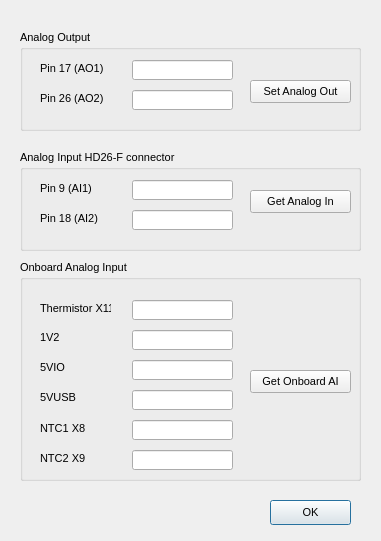
<?xml version="1.0" encoding="UTF-8"?>
<ui version="4.0">
 <class>analog_io</class>
 <widget class="QDialog" name="analog_io">
  <property name="geometry">
   <rect>
    <x>0</x>
    <y>0</y>
    <width>381</width>
    <height>541</height>
   </rect>
  </property>
  <property name="font">
   <font>
    <pointsize>8</pointsize>
   </font>
  </property>
  <property name="windowTitle">
   <string>Test Analog IO</string>
  </property>
  <widget class="QPushButton" name="okButton">
   <property name="geometry">
    <rect>
     <x>270</x>
     <y>500</y>
     <width>81</width>
     <height>25</height>
    </rect>
   </property>
   <property name="text">
    <string>OK</string>
   </property>
  </widget>
  <widget class="QGroupBox" name="groupBox">
   <property name="geometry">
    <rect>
     <x>20</x>
     <y>30</y>
     <width>341</width>
     <height>101</height>
    </rect>
   </property>
   <property name="title">
    <string>Analog Output</string>
   </property>
   <widget class="QLineEdit" name="AO1Edt">
    <property name="geometry">
     <rect>
      <x>112</x>
      <y>30</y>
      <width>101</width>
      <height>20</height>
     </rect>
    </property>
   </widget>
   <widget class="QLineEdit" name="AO2Edt">
    <property name="geometry">
     <rect>
      <x>112</x>
      <y>60</y>
      <width>101</width>
      <height>20</height>
     </rect>
    </property>
   </widget>
   <widget class="QPushButton" name="SetAnalogOutBtn">
    <property name="geometry">
     <rect>
      <x>230</x>
      <y>50</y>
      <width>101</width>
      <height>23</height>
     </rect>
    </property>
    <property name="text">
     <string>Set Analog Out</string>
    </property>
   </widget>
   <widget class="QLabel" name="label">
    <property name="geometry">
     <rect>
      <x>20</x>
      <y>30</y>
      <width>81</width>
      <height>16</height>
     </rect>
    </property>
    <property name="text">
     <string>Pin 17 (AO1)</string>
    </property>
   </widget>
   <widget class="QLabel" name="label_2">
    <property name="geometry">
     <rect>
      <x>20</x>
      <y>60</y>
      <width>81</width>
      <height>16</height>
     </rect>
    </property>
    <property name="text">
     <string>Pin 26 (AO2)</string>
    </property>
   </widget>
  </widget>
  <widget class="QGroupBox" name="groupBox_2">
   <property name="geometry">
    <rect>
     <x>20</x>
     <y>150</y>
     <width>341</width>
     <height>101</height>
    </rect>
   </property>
   <property name="title">
    <string>Analog Input HD26-F connector</string>
   </property>
   <widget class="QLineEdit" name="AI2Edt">
    <property name="geometry">
     <rect>
      <x>112</x>
      <y>60</y>
      <width>101</width>
      <height>20</height>
     </rect>
    </property>
   </widget>
   <widget class="QPushButton" name="GetAnalogInBtn">
    <property name="geometry">
     <rect>
      <x>230</x>
      <y>40</y>
      <width>101</width>
      <height>23</height>
     </rect>
    </property>
    <property name="text">
     <string>Get Analog In</string>
    </property>
   </widget>
   <widget class="QLabel" name="label_3">
    <property name="geometry">
     <rect>
      <x>20</x>
      <y>30</y>
      <width>71</width>
      <height>16</height>
     </rect>
    </property>
    <property name="text">
     <string>Pin 9 (AI1)</string>
    </property>
   </widget>
   <widget class="QLabel" name="label_4">
    <property name="geometry">
     <rect>
      <x>20</x>
      <y>60</y>
      <width>71</width>
      <height>16</height>
     </rect>
    </property>
    <property name="text">
     <string>Pin 18 (AI2) </string>
    </property>
   </widget>
   <widget class="QLineEdit" name="AI1Edt">
    <property name="geometry">
     <rect>
      <x>112</x>
      <y>30</y>
      <width>101</width>
      <height>20</height>
     </rect>
    </property>
   </widget>
  </widget>
  <widget class="QGroupBox" name="groupBox_3">
   <property name="geometry">
    <rect>
     <x>20</x>
     <y>260</y>
     <width>341</width>
     <height>221</height>
    </rect>
   </property>
   <property name="title">
    <string>Onboard Analog Input</string>
   </property>
   <widget class="QLineEdit" name="ThermistorX11Edt">
    <property name="geometry">
     <rect>
      <x>112</x>
      <y>40</y>
      <width>101</width>
      <height>20</height>
     </rect>
    </property>
   </widget>
   <widget class="QLineEdit" name="E1V2Edt">
    <property name="geometry">
     <rect>
      <x>112</x>
      <y>70</y>
      <width>101</width>
      <height>20</height>
     </rect>
    </property>
   </widget>
   <widget class="QLineEdit" name="E5VIOEdt">
    <property name="geometry">
     <rect>
      <x>112</x>
      <y>100</y>
      <width>101</width>
      <height>20</height>
     </rect>
    </property>
   </widget>
   <widget class="QLineEdit" name="E5VUSBEdt">
    <property name="geometry">
     <rect>
      <x>112</x>
      <y>130</y>
      <width>101</width>
      <height>20</height>
     </rect>
    </property>
   </widget>
   <widget class="QLineEdit" name="NTC1X8Edt">
    <property name="geometry">
     <rect>
      <x>112</x>
      <y>160</y>
      <width>101</width>
      <height>20</height>
     </rect>
    </property>
   </widget>
   <widget class="QLineEdit" name="NTC2X9Edt">
    <property name="geometry">
     <rect>
      <x>112</x>
      <y>190</y>
      <width>101</width>
      <height>20</height>
     </rect>
    </property>
   </widget>
   <widget class="QPushButton" name="GetOnboardAIBtn">
    <property name="geometry">
     <rect>
      <x>230</x>
      <y>110</y>
      <width>101</width>
      <height>23</height>
     </rect>
    </property>
    <property name="text">
     <string>Get Onboard AI</string>
    </property>
   </widget>
   <widget class="QLabel" name="label_5">
    <property name="geometry">
     <rect>
      <x>20</x>
      <y>40</y>
      <width>71</width>
      <height>16</height>
     </rect>
    </property>
    <property name="text">
     <string>Thermistor X11</string>
    </property>
   </widget>
   <widget class="QLabel" name="label_6">
    <property name="geometry">
     <rect>
      <x>20</x>
      <y>70</y>
      <width>46</width>
      <height>14</height>
     </rect>
    </property>
    <property name="text">
     <string>1V2</string>
    </property>
   </widget>
   <widget class="QLabel" name="label_7">
    <property name="geometry">
     <rect>
      <x>20</x>
      <y>100</y>
      <width>46</width>
      <height>14</height>
     </rect>
    </property>
    <property name="text">
     <string>5VIO</string>
    </property>
   </widget>
   <widget class="QLabel" name="label_8">
    <property name="geometry">
     <rect>
      <x>20</x>
      <y>130</y>
      <width>46</width>
      <height>14</height>
     </rect>
    </property>
    <property name="text">
     <string>5VUSB</string>
    </property>
   </widget>
   <widget class="QLabel" name="label_9">
    <property name="geometry">
     <rect>
      <x>20</x>
      <y>160</y>
      <width>61</width>
      <height>16</height>
     </rect>
    </property>
    <property name="text">
     <string>NTC1 X8</string>
    </property>
   </widget>
   <widget class="QLabel" name="label_10">
    <property name="geometry">
     <rect>
      <x>20</x>
      <y>190</y>
      <width>61</width>
      <height>16</height>
     </rect>
    </property>
    <property name="text">
     <string>NTC2 X9</string>
    </property>
   </widget>
  </widget>
 </widget>
 <tabstops>
  <tabstop>AO1Edt</tabstop>
  <tabstop>AO2Edt</tabstop>
  <tabstop>SetAnalogOutBtn</tabstop>
  <tabstop>AI1Edt</tabstop>
  <tabstop>AI2Edt</tabstop>
  <tabstop>GetAnalogInBtn</tabstop>
  <tabstop>ThermistorX11Edt</tabstop>
  <tabstop>E1V2Edt</tabstop>
  <tabstop>E5VIOEdt</tabstop>
  <tabstop>E5VUSBEdt</tabstop>
  <tabstop>NTC1X8Edt</tabstop>
  <tabstop>NTC2X9Edt</tabstop>
  <tabstop>GetOnboardAIBtn</tabstop>
  <tabstop>okButton</tabstop>
 </tabstops>
 <resources/>
 <connections>
  <connection>
   <sender>okButton</sender>
   <signal>clicked()</signal>
   <receiver>analog_io</receiver>
   <slot>accept()</slot>
   <hints>
    <hint type="sourcelabel">
     <x>278</x>
     <y>253</y>
    </hint>
    <hint type="destinationlabel">
     <x>96</x>
     <y>254</y>
    </hint>
   </hints>
  </connection>
 </connections>
</ui>
